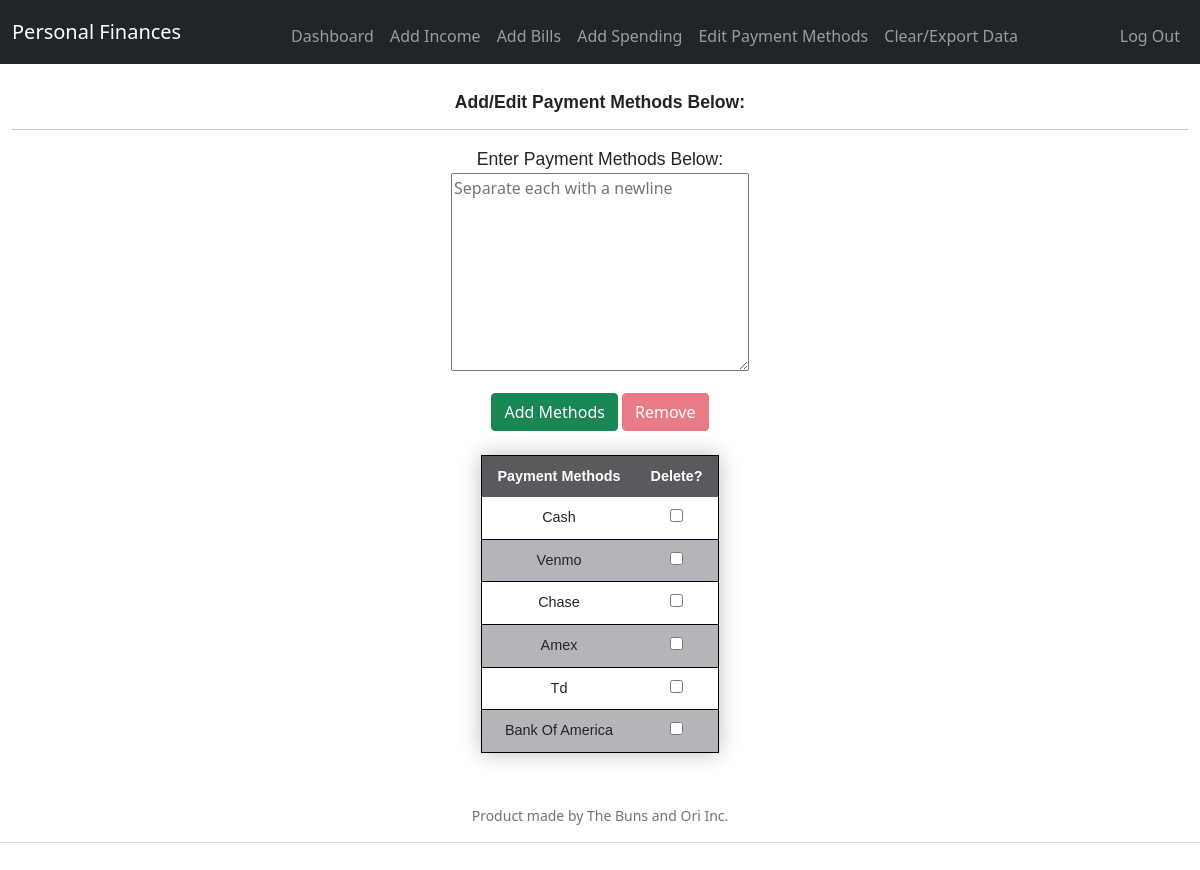
The page /customize (signed in) on the database its author committed.
### tables this page shows
CREATE TABLE payMethods (id INTEGER PRIMARY KEY AUTOINCREMENT NOT NULL, userID int, payMethod TEXT NOT NULL);

### app.py (the view)
@app.route("/customize", methods=["GET", "POST"])
@login_required
def customize():
    connection = create_connection("pFinances.db")
    usernameSQL = ("SELECT username FROM users WHERE id = " + str(session["user_id"]))
    usernameTuple = execute_read_query(connection, str(usernameSQL))
    username = "%s" % usernameTuple[0]
    if request.method == "POST":
        rowsToDelete = request.form.get("deleteInput")
        deleteMode = request.form.get("removeClicked")
        if rowsToDelete != "" and deleteMode != "" and int(deleteMode) == 1: #check if anything to delete
            rowNums = []
            for x in range(len(rowsToDelete)):
                if (rowsToDelete[x] != ',' and x != 0):
                    rowNums.append(rowsToDelete[x])
            payMethSQL = ("SELECT id FROM payMethods WHERE userID = " + str(session["user_id"]))
            payMethTuple = execute_read_query(connection, str(payMethSQL))
            tupleList = list(payMethTuple)
            idList = []
            for y in range(len(rowNums)):
                if int(rowNums[y]) == 1:
                    idList.append(re.sub("[^0-9]", "", str(tupleList[y])))
            deleteSQL = ("DELETE FROM payMethods WHERE id IN (" +', '.join(idList) + ")")
            execute_query(connection, deleteSQL)
        methodField = (request.form.get("method")).splitlines()
        for x in range(len(methodField)):
            insertSQL = ("INSERT INTO payMethods (userID, payMethod) VALUES" + "('" + str(session["user_id"]) + "','" + methodField[x] + "')")
            execute_query(connection, insertSQL)
        payMethSQL = ("SELECT payMethod FROM payMethods WHERE userID = " + str(session["user_id"]))
        payMethTuple = execute_read_query(connection, str(payMethSQL))
        keys = ['payMeth']
        payMethDicts = [dict(zip(keys,d)) for d in payMethTuple]
        return render_template("customize.html", username=username, payMethDicts=payMethDicts)
    else:
        payMethSQL = ("SELECT payMethod FROM payMethods WHERE userID = " + str(session["user_id"]))
        payMethTuple = execute_read_query(connection, str(payMethSQL))
        keys = ['payMeth']
        payMethDicts = [dict(zip(keys,d)) for d in payMethTuple]
        return render_template("customize.html", username=username, payMethDicts=payMethDicts)

### helpers.py (called while the page is built)
def login_required(f):
    @wraps(f)
    def decorated_function(*args, **kwargs):
        if session.get("user_id") is None:
            return redirect("/login")
        return f(*args, **kwargs)
    return decorated_function

def create_connection(path):
    connection = None
    try:
        connection = sqlite3.connect(path)
        print("Connected successfully!")
    except Error as e:
        print(f"The error '{e}' occured")
    return connection

def execute_read_query(connection, query):
    cursor = connection.cursor()
    result = None
    try:
        cursor.execute(query)
        result = cursor.fetchall()
        return result
    except Error as e:
        print(f"The error '{e}' occured")

### templates/customize.html (shortened to what this page needs)
{% extends "layout.html" %}
{% block main %}
    <h6>Add/Edit Payment Methods Below:</h6>
    <form action="/customize" method="post" class="form-purchase-inputs">
        <hr>
        <div class="mb-3">
            <p style="margin:auto">Enter Payment Methods Below:</p>
            <textarea id="method" name="method" placeholder="Separate each with a newline" rows="8" cols="30"></textarea>
        </div>
        <button class="btn btn-success" type="submit">Add Methods</button>
        <button class="btn btn-danger" id="remove" disabled type="submit" onclick="document.getElementById('removeClicked').setAttribute('value', 1)">Remove</button>
        <br><br>
        <table class="table-w-style">
            <thead>
                <tr>
                    <th>Payment Methods</th>
                    <th>Delete?</th>
                </tr>
            </thead>
            <tbody>
                {% for item in payMethDicts %}
                        <tr>
                            <td> {{ item["payMeth"] }}</td>
                            <td><input type="checkbox" id="income" name="payMeth" value="0" onclick="setValue(this)">
                            </td>
                        </tr>
                {% endfor %}
            </tbody>
        </table>
        <br>
    </form>
{% endblock %}

### static/styles.css (style rules this page uses)
.table-w-style { margin-left: auto; margin-right: auto; border-collapse: collapse; border-style: solid; border-width: 1px; border-color: black; font-size: 0.9em; font-family: Tahoma, sans-serif; min-width: 200px; box-shadow: 0 0 20px rgba(0,0,0,0.25); }
.table-w-style thead tr { background-color: #5c595e; color: white; text-align: center; text-transform: capitalize; font-size: 1.0em; }
.table-w-style th, td { padding: 10px 15px; text-transform: capitalize; }
.table-w-style tbody tr { border-bottom: 1px solid black; }
.table-w-style tbody tr:nth-of-type(even) { background-color: #b7b3ba; }
h6 { font-family: Tahoma, sans-serif; font-size: 1.1em; font-weight: bold; }
label, input, p { font-family: Tahoma, sans-serif; font-size: 1.1em; }

### rows shown on the page
payMethods: payMeth "Cash"
payMethods: payMeth "Venmo"
payMethods: payMeth "Chase"
payMethods: payMeth "Amex"
payMethods: payMeth "Td"
payMethods: payMeth "Bank Of America"
